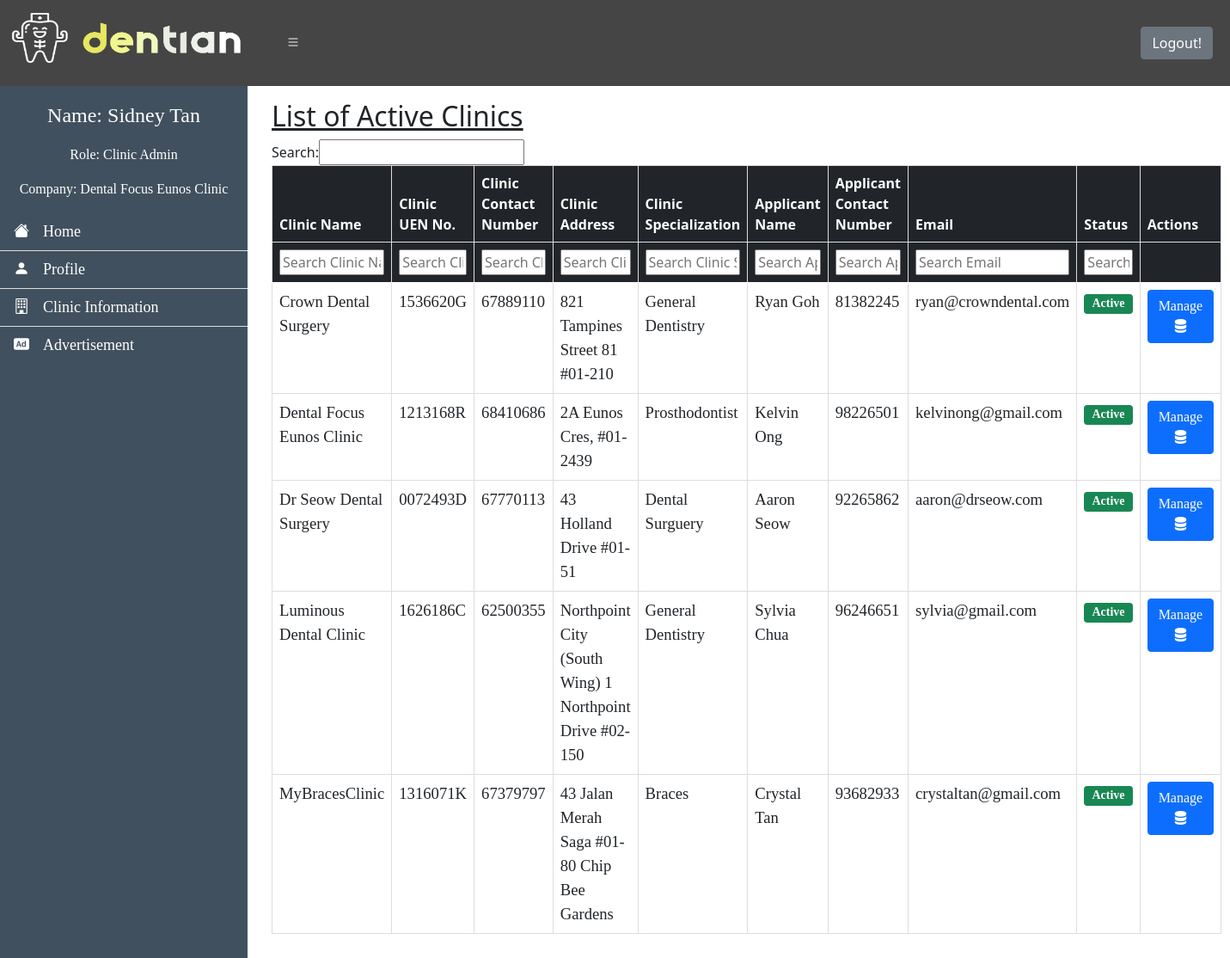
The app's page /ManageCompany.php (signed in) with its own data.
### tables this page shows
CREATE TABLE `wixClients` (
  `_id` varchar(50) NOT NULL,
  `_createdDate` timestamp NULL DEFAULT CURRENT_TIMESTAMP,
  `_updatedDate` timestamp NULL DEFAULT CURRENT_TIMESTAMP,
  `_owner` varchar(50) DEFAULT NULL,
  `Emp_ID` int NOT NULL,
  `first_name` varchar(30) NOT NULL,
  `last_name` varchar(30) NOT NULL,
  `contact_number` int NOT NULL,
  `NRIC_PNum` varchar(9) NOT NULL,
  `Birth_Date` date DEFAULT NULL,
  `email` varchar(100) NOT NULL,
  `address` varchar(100) NOT NULL,
  `username` varchar(255) NOT NULL,
  `password` varchar(255) NOT NULL,
  `clinic_name` varchar(100) NOT NULL,
  `clinic_contact` int NOT NULL,
  `clinic_uen` varchar(100) NOT NULL,
  `clinic_specialization` varchar(100) NOT NULL,
  `clinic_address` varchar(255) NOT NULL,
  `postal_code` int NOT NULL,
  `role` varchar(20) NOT NULL DEFAULT 'Clinic Admin',
  `status` varchar(50) NOT NULL
);

### db_connection.php (called while the page is built, shortened)
<?php
class DB_Connect
{
    public function connectWix()
    {
        try {
            $ghost = "34.87.94.119";
            $gdb = "wixDatabase";
            $gusername = "root";
            $gpassword = "r00tD3ntian@22";
            $conn = new PDO('mysql:host=' . $ghost . '; charset=utf8mb4;dbname=' . $gdb, $gusername, $gpassword);
            return $conn;
        } catch (PDOException $e) {
            print "Error: " . $e->getMessage() . "<br>";
            die();
        }
    }
}
?>

### ManageCompany.php (the view, shortened to what this page needs)
<?php
include 'db_connection.php';
include 'Navbar.php';
if (!isset($_SESSION['Role']) && empty($_SESSION['Role'])) {
    header("Location: index.php");
} else {
    $db = new DB_Connect();
}
?>
<html>
<head>
    <link href="https://cdn.jsdelivr.net/npm/bootstrap@5.0.2/dist/css/bootstrap.min.css" rel="stylesheet">
    <link rel="stylesheet" href="https://cdn.jsdelivr.net/npm/bootstrap-icons@1.8.1/font/bootstrap-icons.css">
</head>
<body>
    <div id="content-wrapper" class="content-wrapper">
        <div class="w-100 p-3">
            <div class="container-fluid mb-3">
                <h2><u>List of Active Clinics</u></h2>
                <table class="table" id="searchTable">
                    <thead class="table-dark">
                        <tr>
                            <th scope="col">Clinic Name</th>
							<th scope="col">Clinic UEN No.</th>
							<th scope="col" style="width: 200px">Clinic Contact Number</th>
							<th scope="col">Clinic Address</th>
							<th scope="col">Clinic Specialization</th>
							<th scope="col" style="width: 200px">Applicant Name</th>
							<th scope="col" style="width: 150px">Applicant Contact Number</th>
							<th scope="col" style="width: 400px">Email</th>
							<th scope="col" style="width: 100px">Status</th>
                            <th scope="col" style="width: 130px">Actions</th>
                        </tr>
                    </thead>
                    <?php
                    $stmt2 = $db->connectWix()->prepare("SELECT * FROM `wixClients` where `status`='Active'");
                    $stmt2->execute();
                    if ($stmt2->rowCount() > 0) {
                        $activeAcc = $stmt2->fetchAll(PDO::FETCH_ASSOC);
                        foreach ($activeAcc as $acc) {
                            echo
                            '<tr>' .
                                '<td>' . $acc['clinic_name'] . '</td>' .
                                '<td>' . $acc['clinic_uen'] . '</td>' .
                                '<td>' . $acc['clinic_contact'] . '</td>' .
                                '<td>' . $acc['clinic_address'] . '</td>' .
                                '<td>' . $acc['clinic_specialization'] . '</td>' .
                                '<td>' . $acc['first_name'] . ' ' . $acc['last_name'] . '</td>' .
                                '<td>' . $acc['contact_number'] . '</td>' .
                                '<td>' . $acc['email'] . '</td>' .
                                '<td><span class="badge bg-success">' . $acc['status'] . '</span></td>' .
                                '<td><button type="button" class="btn btn-primary manageBtn">Manage <i class="bi bi-server"></i></button></td>' .
                                '</tr>';
                        }
                    } else {
                        echo
                        '<tr>' .
                            '<td class="text-center" colspan="11"><b>No active subscriptions.</b></td>' .
                            '</tr>';
                    }
                    ?>
                </table>
            </div>
        </div>
    </div>
</body>
</html>

### Navbar.php (style rules this page uses)
body { background-image: url('img/AdminBackground.png'); background-repeat: no-repeat; background-attachment: fixed; background-size: cover; }
@media (min-width:769px) { #content-wrapper { transition: all 0.3s ease; } }

### ManageCompany.php (style rules this page uses)
p, td { font-family: garamond; font-size: 14pt; }
td, th { border: 1px solid #ddd; }
table { width: 50%; background-color: white; text-align: left; }
body { background-image: url('img/AdminBackground.png'); background-repeat: no-repeat; background-attachment: fixed; background-size: cover; }
.content-wrapper { transition: all 0.3s ease; margin-left: 288px; }

### records on screen
wixclients: clinic_name "Crown Dental Surgery", clinic_uen "1536620G", clinic_contact "67889110", clinic_address "821 Tampines Street 81 #01-210", clinic_specialization "General Dentistry", first_name "Ryan", last_name "Goh", contact_number "81382245", email "ryan@crowndental.com", status "Active"
wixclients: clinic_name "Dental Focus Eunos Clinic", clinic_uen "1213168R", clinic_contact "68410686", clinic_address "2A Eunos Cres, #01-2439", clinic_specialization "Prosthodontist", first_name "Kelvin", last_name "Ong", contact_number "98226501", email "kelvinong@gmail.com", status "Active"
wixclients: clinic_name "Luminous Dental Clinic", clinic_uen "1626186C", clinic_contact "62500355", clinic_address "Northpoint City (South Wing) 1 Northpoint Drive #02-150", clinic_specialization "General Dentistry", first_name "Sylvia", last_name "Chua", contact_number "96246651", email "sylvia@gmail.com", status "Active"
wixclients: clinic_name "MyBracesClinic", clinic_uen "1316071K", clinic_contact "67379797", clinic_address "43 Jalan Merah Saga #01-80 Chip Bee Gardens", clinic_specialization "Braces", first_name "Crystal", last_name "Tan", contact_number "93682933", email "crystaltan@gmail.com", status "Active"
wixclients: clinic_name "Dr Seow Dental Surgery", clinic_uen "0072493D", clinic_contact "67770113", clinic_address "43 Holland Drive #01-51", clinic_specialization "Dental Surguery", first_name "Aaron", last_name "Seow", contact_number "92265862", email "aaron@drseow.com", status "Active"

### other values on screen
$_SESSION['Name'] "Sidney Tan"
$_SESSION['Role'] "Clinic Admin"
$_SESSION['Company'] "Dental Focus Eunos Clinic"
